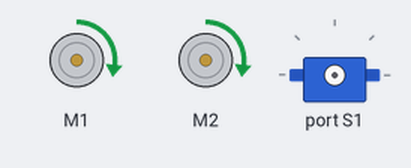
Simulated run of this program. Board: BBC micro:bit (MakeCode). Shown: 2 × DC motor (green arrow = forward, orange = backward, longer = faster), servo.

Above: at 0.05 s.
At 2.75 s:
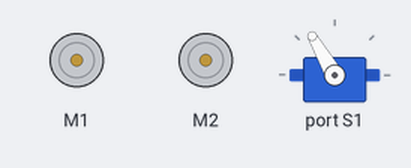
At 5.5 s:
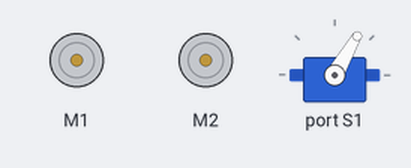
At 6.85 s:
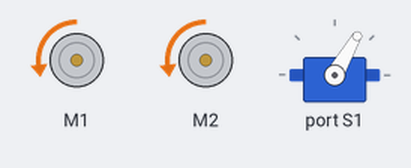
At 8.25 s:
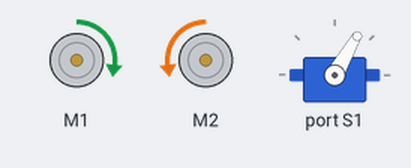
At 11.0 s:
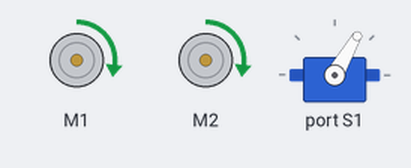
Timing chart, 0 to 14.3 s (numbered marks = the images above):
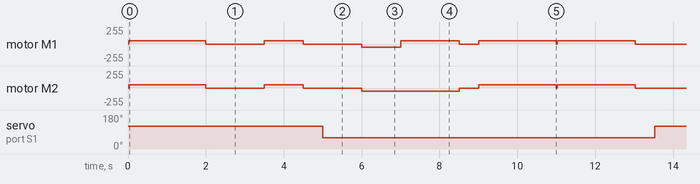

Measured:
- by itself, servo on port S1: alternates 120° for 2.5 s and 60° for 8.5 s
- by itself, motor M2: repeats every 11.0 s: stopped 1.5 s, forward 50/255 1.0 s, stopped 1.5 s, backward 50/255 2.5 s, stopped 0.50 s, forward 50/255 2.0 s, stopped 0.02 s, forward 50/255 2.0 s
- by itself, motor M1: repeats every 11.0 s: stopped 1.5 s, forward 50/255 1.0 s, stopped 1.5 s, backward 50/255 1.0 s, forward 50/255 1.5 s, stopped 0.50 s, forward 50/255 2.0 s, stopped 0.02 s, forward 50/255 2.0 s

The program:

main.ts
```typescript
// Parar al llegar
// Ejecutar el ciclo continuamente
basic.forever(function () {
    // 1. Ir hacia el objeto (Avanzar hacia el objeto)
    maqueen.motorRun(maqueen.Motors.All, maqueen.Dir.CW, 50)
    // Ambos motores giran hacia adelante
    basic.pause(2000)
    // El Maqueen avanza durante 2 segundos
    // 2. Parar al llegar al objeto
    maqueen.motorStop(maqueen.Motors.All)
    // Se detienen todos los motores
    basic.pause(500)
    // Pausa breve de 0.5 segundos
    // 3. Bajar la pala para recoger el objeto
    maqueen.servoRun(maqueen.Servos.S1, 120)
    // El servo baja la pala cargadora
    basic.pause(1000)
    // Pausa de 1 segundo para asegurarse que la pala baja completamente
    // 4. Avanzar un poco más para cargar el objeto
    maqueen.motorRun(maqueen.Motors.All, maqueen.Dir.CW, 50)
    // Avanzar con la pala bajada
    basic.pause(1000)
    // Avanza durante 1 segundo para "cargar" el objeto
    maqueen.motorStop(maqueen.Motors.All)
    // Parar después de cargar
    basic.pause(500)
    // 5. Subir la pala para levantar el objeto
    maqueen.servoRun(maqueen.Servos.S1, 60)
    // Sube la pala
    basic.pause(1000)
    // Pausa de 1 segundo para asegurarse que la pala se levanta completamente
    // 6. Retroceder hacia el punto de partida
    maqueen.motorRun(maqueen.Motors.All, maqueen.Dir.CCW, 50)
    // Ambos motores giran en reversa
    basic.pause(1000)
    // Retrocede durante 1 segundo
    // 7. Dar media vuelta (girar 180 grados)
    maqueen.motorRun(maqueen.Motors.M1, maqueen.Dir.CW, 50)
    // Gira solo la rueda izquierda
    maqueen.motorRun(maqueen.Motors.M2, maqueen.Dir.CCW, 50)
    // Gira solo la rueda derecha
    basic.pause(1500)
    // Gira durante 1.5 segundos (ajusta si es necesario)
    maqueen.motorStop(maqueen.Motors.All)
    // Detén el giro
    basic.pause(500)
    // Pausa breve
    // 8. Volver al punto de partida
    maqueen.motorRun(maqueen.Motors.All, maqueen.Dir.CW, 50)
    // Avanza de regreso al punto de partida
    basic.pause(2000)
    // Avanza durante 2 segundos para llegar al punto de partida
    maqueen.motorStop(maqueen.Motors.All)
})
```

test.ts
```typescript
// aquí va el archivo "tests"; esto no se compilará cuando este paquete se utilice como una extensión.
```
